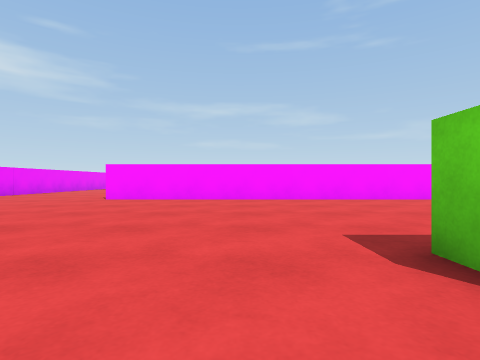
[1] (above)

22 first-person views from a walk through a scene from a Unity 3-D project. The camera is 0.55 m above the floor, looks level and sees 80° across. The floor is counted in squares, 1 m on a side. Each view is taken from the middle of a square. On the plan, view 1 faces up. The plan holds only what a view shows up to about 9 squares ahead; the rest is blank. The place goes on beyond the plan.

[2]
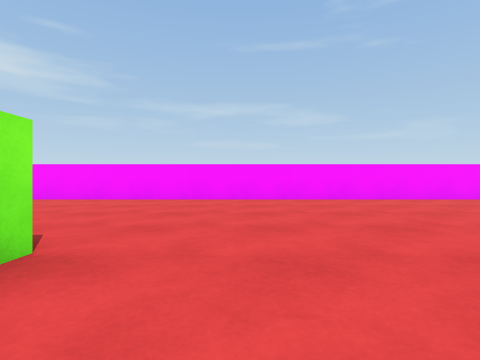

[3]
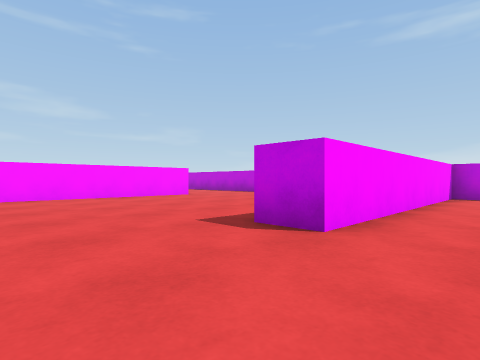

[4]
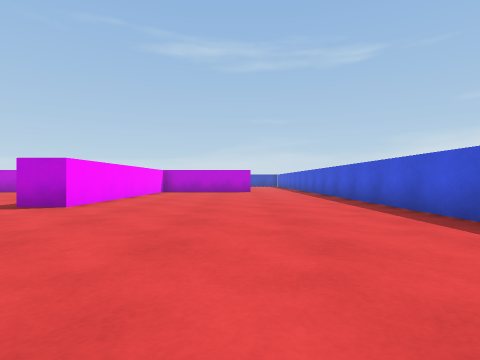

[5]
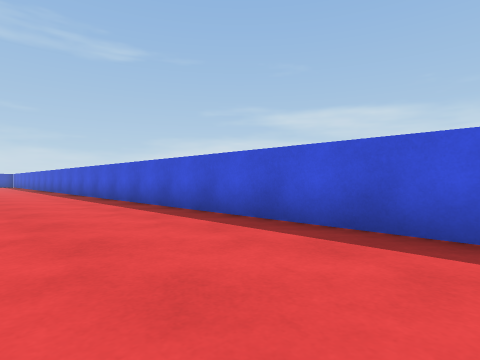

[6]
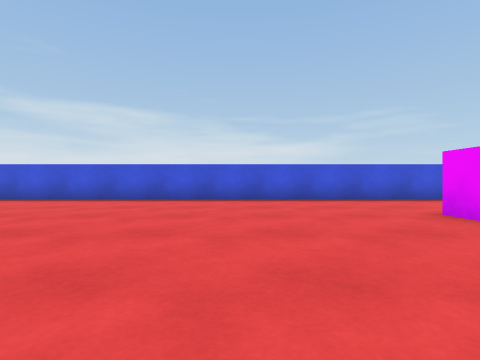

[7]
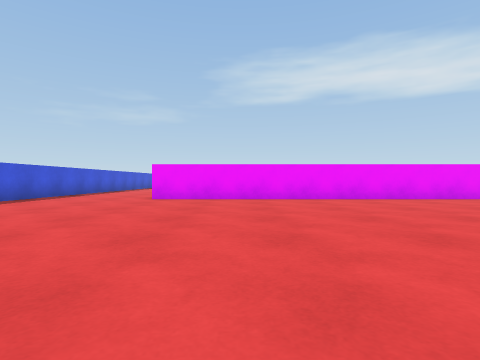

[8]
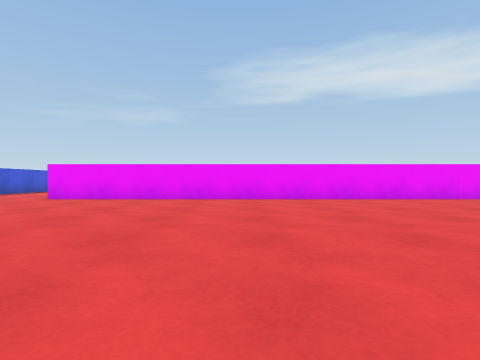

[9]
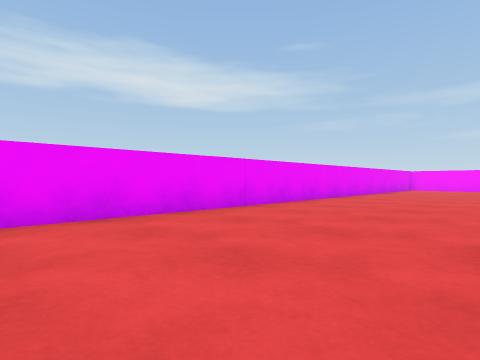

[10]
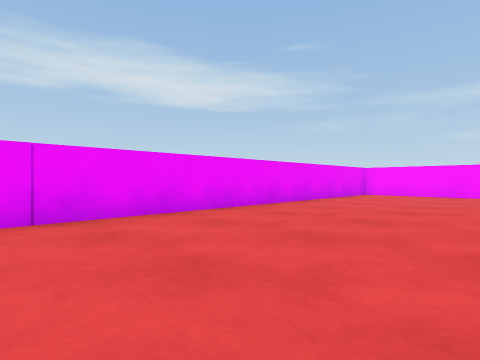

[11]
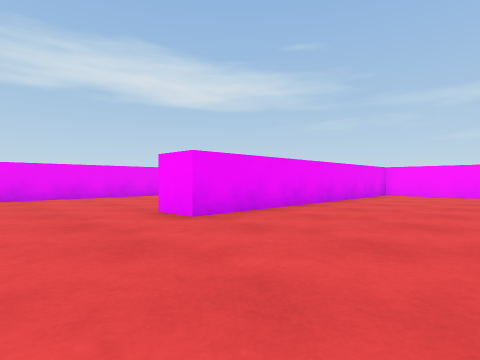

[12]
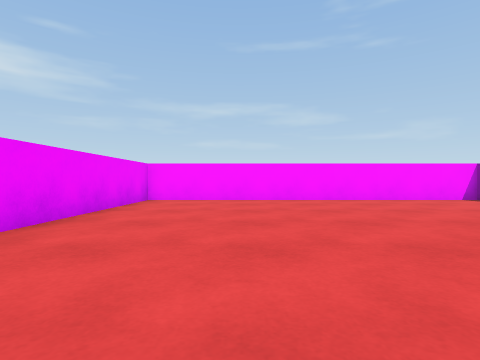

[13]
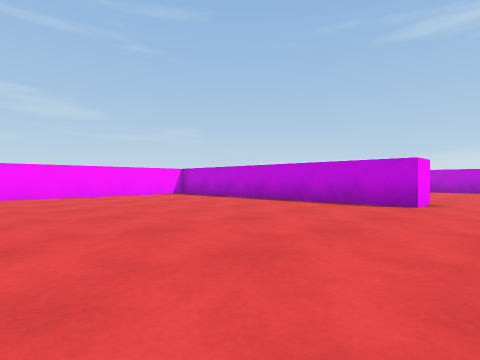

[14]
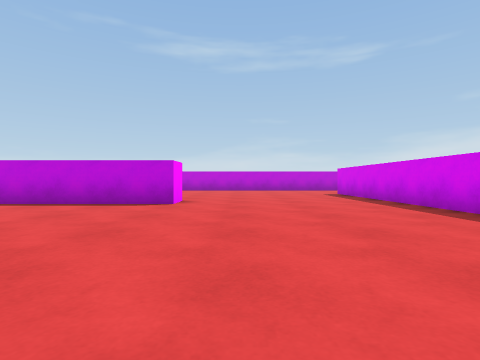

[15]
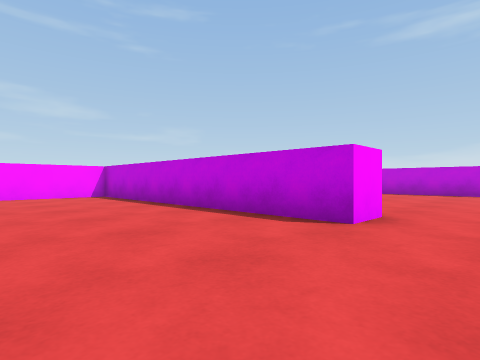

[16]
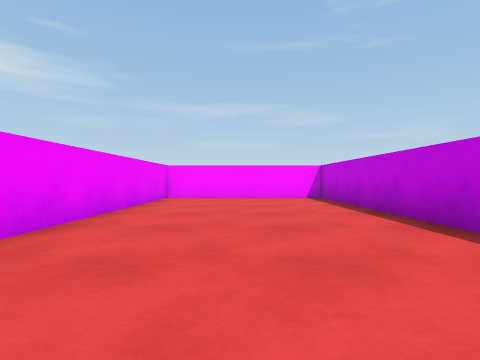

[17]
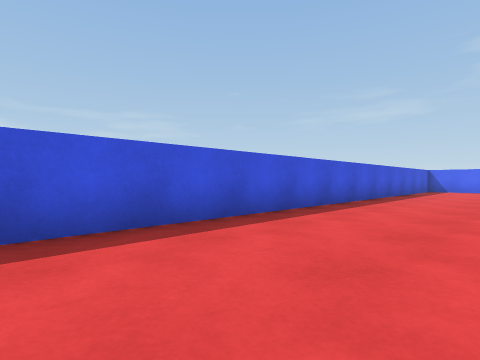

[18]
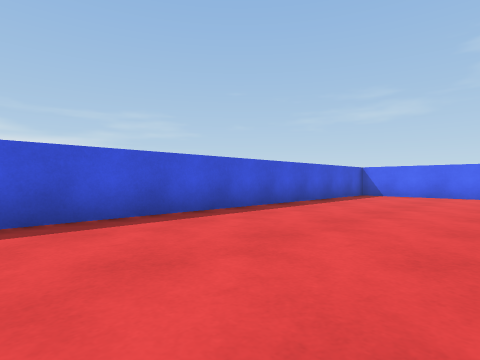

[19]
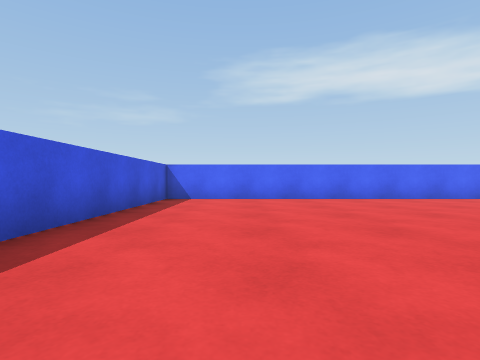

[20]
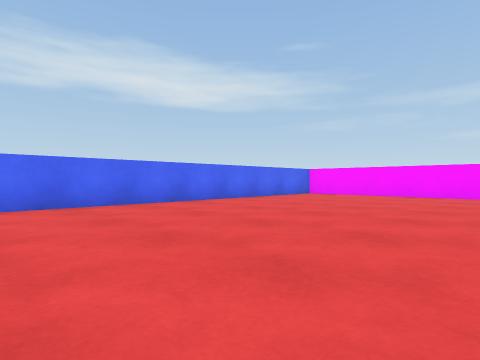

[21]
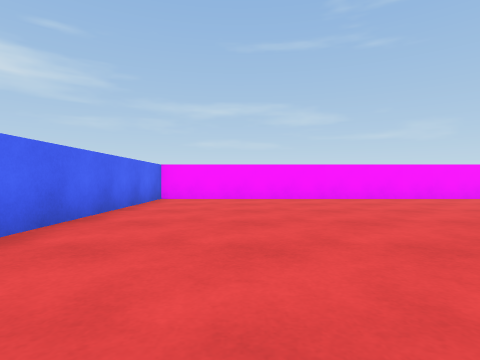

[22]
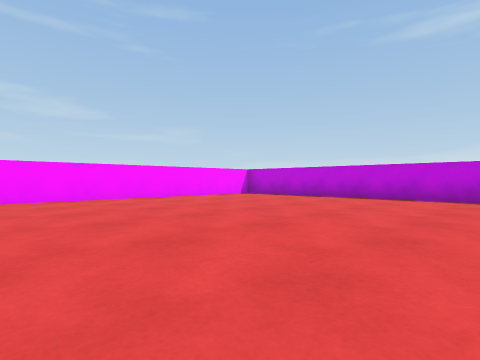

### Floor plan
Points are (right, up) in squares from view 1. A wall is a line through its corners. A room is listed if a view was taken in it or the views show most of it. See-through windows are left out.
Room 1 (views 1, 2, 3, 4, 5, 6, 7, 8, 9, 10, 11, 12, 13, 14, 15, 16, 17)
walls: (4.5, 9.1) (9, 9.1); (7.6, 14.5) (6.5, 14.5) (6.5, 22.9) (-2.5, 22.9) (-2.5, 14.5) (-3.5, 14.5); (10.9, 8.1) (-3.9, 8.1); (-3.5, 16.9) (-3.5, 22.9) (-8.2, 22.9) (-8.2, -2.6); (11.5, 0.5) (7.8, 0.5) (7.8, 1.5); (-7.4, -6.1) (11, -6.1)
ways out: opening at (-8.2, -4.5) to room 2
objects: green cube (2, 2)
Room 2 (views 18, 19, 20, 21, 22)
walls: (-9.2, 1.8) (-9.2, 5); (-13.6, 9.3) (-23.3, 9.3) (-23.3, -6.1) (-7.4, -6.1)
ways out: opening at (-8.2, -4.5) to room 1

Where each view was taken, in squares from view 1:
view 1: 0 up, 0 right, facing up
view 2: 0 up, 4 right, facing up
view 3: 1 down, 5 right, facing up-right
view 4: 3 down, 2 right, facing right
view 5: 3 down, 1 left, facing down-right
view 6: 2 up, 5 left, facing down
view 7: 0 up, 0 right, facing left
view 8: 3 up, 0 right, facing left
view 9: 6 up, 4 left, facing up-left
view 10: 12 up, 4 left, facing up-left
view 11: 12 up, 1 right, facing up-left
view 12: 15 up, 0 right, facing up
view 13: 13 up, 0 right, facing up-right
view 14: 13 up, 0 right, facing right
view 15: 13 up, 3 right, facing up-right
view 16: 14 up, 6 left, facing up
view 17: 3 down, 8 left, facing down-left
view 18: 2 down, 13 left, facing down-left
view 19: 4 down, 15 left, facing left
view 20: 1 down, 17 left, facing up-left
view 21: 1 up, 21 left, facing up
view 22: 1 up, 18 left, facing up-right
